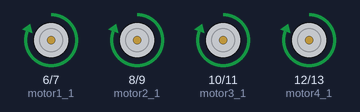
The sketch below on a simulated Arduino Uno, built with avr-gcc and run on an emulated ATmega328P. On the bench: motor-driver pin pairs drawn as motors (green arrow = first pin HIGH = forward, orange = second pin HIGH = backward, longer = more drive).

Above: at 1.0 s.
At 5.0 s:
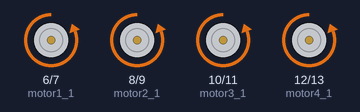
At 7.0 s:
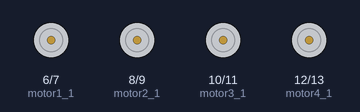
Timing chart, 0 to 10.4 s (numbered marks = the images above):
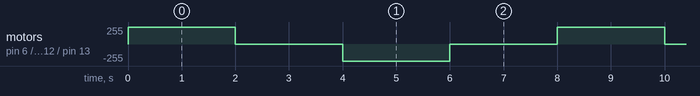

Measured:
- by itself, motor on pin 6 (motor1_1) / pin 7 (motor1_2), motor on pin 8 (motor2_1) / pin 9 (motor2_2), motor on pin 10 (motor3_1) / pin 11 (motor3_2), motor on pin 12 (motor4_1) / pin 13 (motor4_2): repeats every 8.0 s: stopped 2.0 s, backward 255/255 2.0 s, stopped 2.0 s, forward 255/255 2.0 s

The sketch:

4MotorsTest.ino
```cpp
// Variables
// Bridge 1
const int motor1_1 = 6;
const int motor1_2 = 7;

const int motor2_1 = 8;
const int motor2_2 = 9;
// Brigde 2
const int motor3_1 = 10;
const int motor3_2 = 11;

const int motor4_1 = 12;
const int motor4_2 = 13;

void setup() {
    setPinModes();
}

void setPinModes() {
  pinMode(motor1_1, OUTPUT);
  pinMode(motor1_2, OUTPUT);
  pinMode(motor2_1, OUTPUT);
  pinMode(motor2_2, OUTPUT);
  pinMode(motor3_1, OUTPUT);
  pinMode(motor3_2, OUTPUT);
  pinMode(motor4_1, OUTPUT);
  pinMode(motor4_2, OUTPUT);
}

void MotorsForward() {
  digitalWrite(motor1_1, HIGH);
  digitalWrite(motor1_2, LOW);
  digitalWrite(motor2_1, HIGH);
  digitalWrite(motor2_2, LOW);
  digitalWrite(motor3_1, HIGH);
  digitalWrite(motor3_2, LOW);
  digitalWrite(motor4_1, HIGH);
  digitalWrite(motor4_2, LOW);
}

void MotorsBackward() {
  digitalWrite(motor1_1, LOW);
  digitalWrite(motor1_2, HIGH);
  digitalWrite(motor2_1, LOW);
  digitalWrite(motor2_2, HIGH);
  digitalWrite(motor3_1, LOW);
  digitalWrite(motor3_2, HIGH);
  digitalWrite(motor4_1, LOW);
  digitalWrite(motor4_2, HIGH);
}

void MotorsStop() {
  digitalWrite(motor1_1, LOW);
  digitalWrite(motor1_2, LOW);
  digitalWrite(motor2_1, LOW);
  digitalWrite(motor2_2, LOW);
  digitalWrite(motor3_1, LOW);
  digitalWrite(motor3_2, LOW);
  digitalWrite(motor4_1, LOW);
  digitalWrite(motor4_2, LOW);
}

void loop() {
    MotorsForward();
    delay(2000);
    MotorsStop();
    delay(2000);
    MotorsBackward();
    delay(2000);
    MotorsStop();
    delay(2000);
}
```
